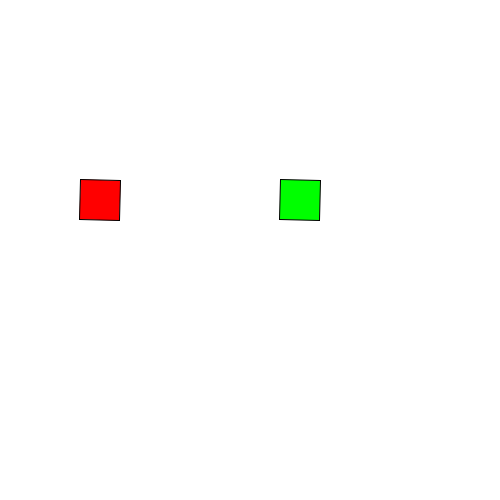
Frame 1 (no input)
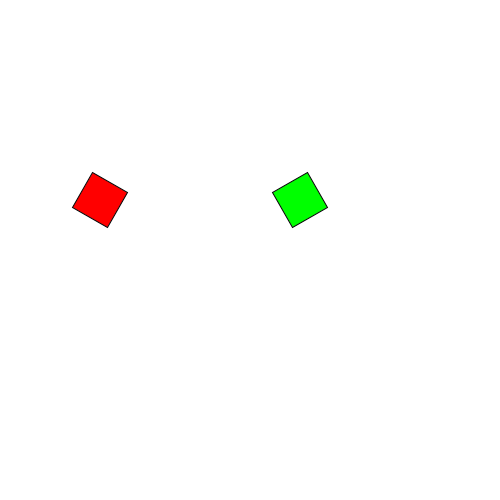
Frame 60 (the mouse pressed at the canvas centre just before this capture)
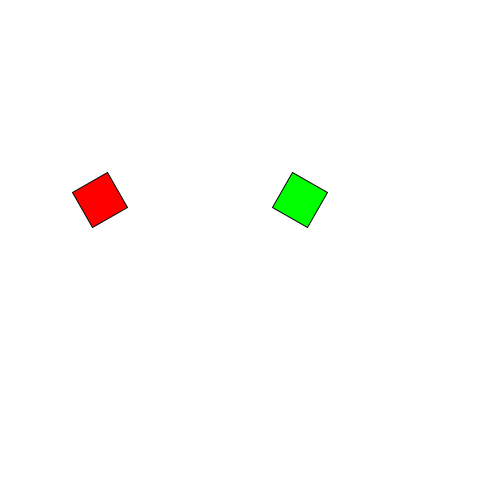
Frame 120 (the mouse held since frame 60 and released just before this capture)

The Processing sketch that drew these frames (run headless with seeded random() and noise(); from frame 60 on, the mouse is pressed at the canvas centre):

// Processing sketch: pushMatrix_e_popMatrix
// ── pushMatrix_e_popMatrix.pde
int x = 0;
void setup(){
   size(500,500);
   rectMode(CENTER);
}

void draw(){
   background(255);
   pushMatrix();
   translate(x+300, 200);
   rotate(radians(frameCount));
   fill(0, 255, 0);
   rect(0, 0, 40, 40);
   popMatrix();
   pushMatrix();
   translate(x+100, 200);
   rotate(radians(frameCount)*2);
   fill(255,0, 0);
   rect(0,0,40,40);
   popMatrix();
   
}
